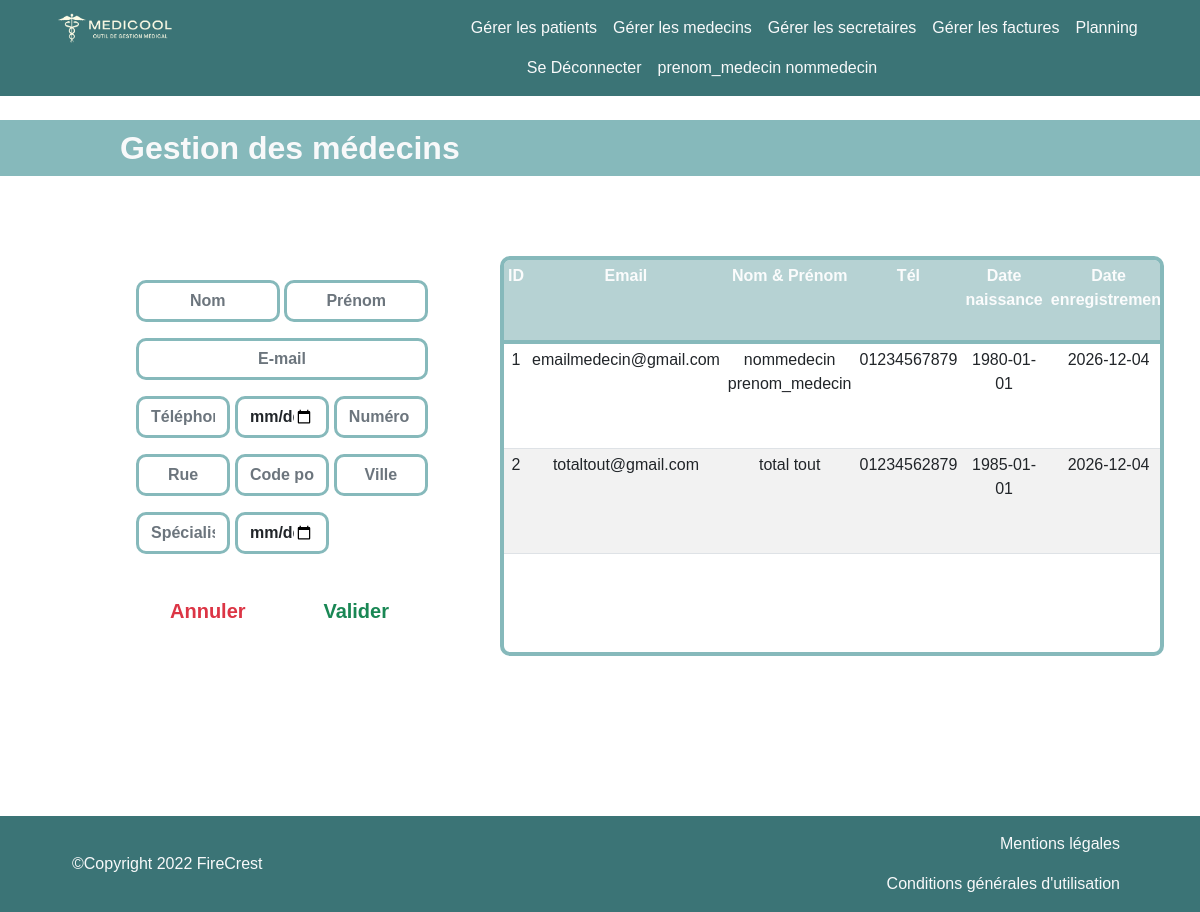
The app's page /site/index.php?page=23 (signed in), older data.
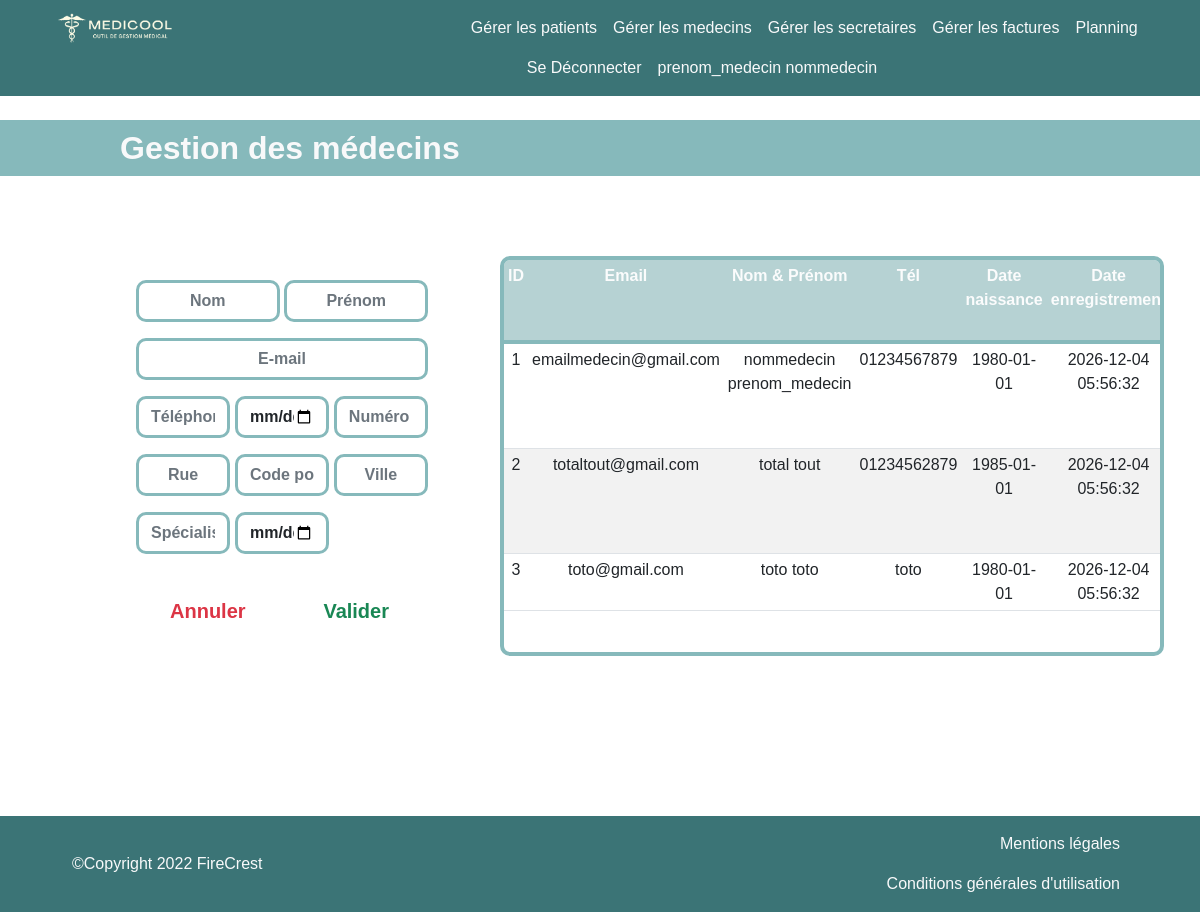
The same page, newer data.
### tables this page shows
create table medecin
(
    id_medecin int(5) not null auto_increment,
	email varchar(255) not null UNIQUE,
	mdp varchar(100) not null,
    nom varchar(50) not null,
    prenom varchar(50) not null,
    tel varchar(50) not null,
    date_naissance varchar(50) not null,
    date_enregistrement varchar(50) not null,
    numrue varchar(50) not null,
    rue varchar(100) not null,
    cp varchar(50) not null,
    ville varchar(100) not null,
    question_1 enum(
        'Nom de votre ecole primaire',
        'Nom de jeune fille de votre mère',
        'Nom de votre premier amour',
        'Nom de votre professeur prefere',
        'Ville de rencontre de vos parents',
        'Nom de votre roman prefere'
    ) not null,
    question_2 enum(
        'Nom de votre ecole primaire',
        'Nom de jeune fille de votre mère',
        'Nom de votre premier amour',
        'Nom de votre professeur prefere',
        'Ville de rencontre de vos parents',
        'Nom de votre roman prefere'
    ) not null,
    reponse_secrete_1 varchar(255) not null,
    reponse_secrete_2 varchar(255) not null,
    blocage enum('unlock','lock') default 'unlock',
    droits enum('utilisateur','developpeur','administrateur','super_administrateur') not null,
    specialisation varchar(150) not null,
    date_depart_cabinet date,
    primary key (id_medecin)
);

### site/controleur/config_bdd.php (called while the page is built)
<?php
if(PHP_OS == 'WINNT')
{
	$serveur ="localhost";
	$bdd = "bdd_medicool";
	$user="root";
	$mdp="";
}elseif(PHP_OS== 'Darwin')
{
	$serveur ="localhost:8889";
	$bdd = "bdd_medicool";
	$user="root";
	$mdp="root";
}elseif(PHP_OS== 'Linux')
{
	$serveur ="localhost";
	$bdd = "bdd_medicool";
	$user="root";
	$mdp="";
}
?>

### site/controleur/controleur.class.php (called while the page is built, shortened)
<?php
	require_once ("modele/modele.class.php");
	class Controleur
	{
		private $unModele;
		public function __construct($serveur,$bdd,$user,$mdp)
		{
			$this->unModele = new Modele ($serveur, $bdd,$user,$mdp);
		}
		public function setTable($uneTable)
		{
			$this->unModele->setTable($uneTable);
		}
		public function selectAll()
		{
			return $this->unModele->selectAll();
		}
	}
?>

### site/modele/modele.class.php (called while the page is built, shortened)
<?php
	class Modele
	{
		private $unPdo, $uneTable ;
		public function __construct ($serveur, $bdd, $user,$mdp)
		{
			$this->unPdo = null;
			try{
				$this->unPdo = new PDO("mysql:host=".$serveur.";dbname=".$bdd,$user,$mdp);
			}
			catch(PDOException $exp)
			{
				echo "Erreur de connexion : ".$exp->getMessage();
			}
		}
		public function setTable($uneTable)
		{
			$this->uneTable = $uneTable;
		}
		public function selectAll()
		{
			$requete="select * from ".$this->uneTable." ; ";
			$select= $this->unPdo->prepare($requete);
			$select->execute();
			return $select->fetchAll();
		}
	}
?>

### site/vue/les_medecins.php (the view, shortened to what this page needs)
<div class="table-responsive" style="height:50vh;border : 4px solid #86B9BB;  border-radius: 10px;">
    <table class="table table-striped table-sm" >
        <tr class="text-center fw-bold text-light" style="background:#86B9BB;opacity : 0.57; border-bottom: 4px solid  #86B9BB; ">
            <td>ID</td>
            <td>Email</td>
            <td>Nom & Prénom</td>
            <td>Tél</td>
            <td>Date naissance </td>
            <td>Date enregistrement</td>
        </tr>
        <?php
        foreach ($LesMedecins as $unMedecin) {
        echo "<tr class='text-center'>
            <td><center>".$unMedecin['id_medecin']."</center></td>
            <td><center>".$unMedecin['email']."</center></td>
            <td><center>".$unMedecin['nom']." ".$unMedecin['prenom']."</center></td>
            <td><center>".$unMedecin['tel']."</center></td>
            <td><center>".$unMedecin['date_naissance']."</center></td>
            <td><center>".$unMedecin['date_enregistrement']."</center></td>
            <td><center>".$unMedecin['numrue']." ".$unMedecin['rue']." <br> ,".$unMedecin['ville']." &nbsp;".$unMedecin['cp']."</center></td>
            <td><center>".$unMedecin['droits']."</center></td>
            <td><center>".$unMedecin['specialisation']."</center></td>
            <td><center>".$unMedecin['date_depart_cabinet']."</center></td>
            <td>
                <a href='index.php?page=21&action=sup&id_medecin=".$unMedecin['id_medecin']."'><img src='img/sup.png' height='30' width='30'></a>
                <a href='index.php?page=21&action=edit&id_medecin=".$unMedecin['id_medecin']."'><img src='img/edit.png' height='30' width='30'></a>
            </td>
        </tr>";
        }
        ?>
    </table>
</div>

### site/index.php (shortened to what this page needs)
<?php
	require_once("controleur/config_bdd.php");
	require_once("controleur/controleur.class.php");
	$unControleur = new Controleur($serveur,$bdd,$user,$mdp);
?>
<!DOCTYPE html>
<html>
<head>
    <link href="https://cdn.jsdelivr.net/npm/bootstrap@5.0.2/dist/css/bootstrap.min.css" rel="stylesheet">
    <link rel="stylesheet" href="js/style.css">
    <link rel="stylesheet" href="js/style_ambrine.css">
	<link rel="stylesheet" href="js/felix.css">
</head>
<body class="">
<?php
	$unControleur->setTable("utilisateur");
	$unControleur->setTable("medecin");
	$lesMedecins = $unControleur->selectAll();
	$unControleur->setTable("patient");
		if(isset($_SESSION['email']) && $_SESSION['estSecretaire'])
		{
			require_once ("header/header_connect_sec.php");
		}else if(isset($_SESSION['email']) && $_SESSION['estMedecin'])
		{
			require_once ("header/header_connect_med.php");
		}else if(isset($_SESSION['email']) && $_SESSION['estPatient']) {
			require_once ("header/header_connect_patient.php");
		}else{
			require_once ("header/header_prospec.php");
		}
		?>
	<center>
		<?php
			if(isset($_GET['page']))
			{
				$page = $_GET['page'];
			}else{
				$page = 0;
			}
    switch ($page) {
	  case 23: require_once("gestion_medecin.php"); break;
    }
		?>
	</center>
<footer class="d-flex flex-wrap align-items-center justify-content-around justify-content-md-around py-2" style="background : #3B7476;">
	<p class="col-md-4 mb-0 text-light" style="padding-left: 6%; white-space: nowrap;" >©Copyright 2022 FireCrest</p>
	<a href="/" class="col-md-4 d-flex align-items-center justify-content-center mb-3 mb-md-0 me-md-auto link-dark text-decoration-none">
	<svg class="bi me-2" width="40" height="32"><use xlink:href="#bootstrap"></use></svg>
	</a>
	<ul class="nav col-md-4 justify-content-end" style="padding-right: 6%; white-space: nowrap;">
	<li class="nav-item"><a href="#" class="nav-link px-2 text-light">Mentions légales</a></li>
	<li class="nav-item"><a href="#" class="nav-link px-2 text-light">Conditions générales d'utilisation</a></li>
	</ul>
</footer>
</body>
</html>

### site/header/header_connect_sec.php
<header class="d-flex flex-wrap align-items-center justify-content-around justify-content-md-around py-2 mb-4 " style="background: #3B7476;">
  <a href="index.php?page=0" class="d-flex align-items-center col-md-3 mb-2 mb-md-0 text-dark text-decoration-none" >
    <img src="img/logo.png" class="bi me-2 img" style="width: 10vw;" role="img" alt="">
  </a>
  <ul class="nav col-12 col-md-auto mb-2 justify-content-center mb-md-0">
    <li><a href="index.php?page=19" class="nav-link px-2 link-light">Gérer les patients</a></li>
    <li><a href="index.php?page=23" class="nav-link px-2 link-light">Gérer les medecins</a></li>
    <li><a href="index.php?page=24" class="nav-link px-2 link-light">Gérer les secretaires</a></li>
    <li><a href="index.php?page=17" class="nav-link px-2 link-light">Gérer les factures</a></li>
    <li><a href="index.php?page=3" class="nav-link px-2 link-light">Planning</a></li>
  </ul>
  <ul class="nav col-12 col-md-auto mb-2 justify-content-end mb-md-0" style="padding-left: 17%;">
  <?php
    if(!isset($_SESSION['email']))
    {
      echo'<li><a href="index.php?page=15" class="nav-link px-2 link-light">Se Connecter</a></li>
      <li><a class="px-2 text-light align-item-center"> NOM PRENOM </a></li>';
    }else{
      echo'<li><a href="index.php?page=100" class="nav-link px-2 link-light">Se Déconnecter</a></li>
      <li><a class="nav-link px-2 link-light"> '.$_SESSION['prenom'].' '.$_SESSION['nom'].' </a></li>';
    }
  ?>
  </ul>
</header>

### site/gestion_medecin.php (shortened to what this page needs)
<div style="display: flex; flex-direction: column; height: 87vh;">
    <h2 class="d-flex align-items-center text-light fw-bold text-start" style="padding-left : 10%;background: #86B9BB; height:7vh" >Gestion des médecins </h2>
        <div class="d-flex justifiy-content-center" style="padding-top:6%">
            <div class="col-1"></div>
            <div class="col-4" style="padding-right:3%;">
<?php
$LeMedecin=NULL;
$unControleur->setTable("medecin");
require_once("vue/insert_medecin.php");
$unControleur->setTable("medecin");
$LesMedecins = $unControleur->selectAll();
require_once ("vue/les_medecins.php");
?>
	</div>
</div>

### site/vue/insert_medecin.php
<form method="post" action="">
    <div class="container" >
        <div class="col p-4 d-flex flex-column position-static">
        <div class="row g-3">
            <div class="col-6">
                <input type="text" name="nom" placeholder="Nom" class="inscricase form-control text-center fw-bold"
                style="border:3px solid #86B9BB" value="<?php if ($LeMedecin!=NULL) echo $LeMedecin['nom']; ?>">
            </div>
            <div class="col-6">
                <input type="text" name="prenom" placeholder="Prénom" class="inscricase form-control text-center fw-bold"
                style="border:3px solid #86B9BB" value="<?php if ($LeMedecin!=NULL) echo $LeMedecin['prenom']; ?>">
            </div>
            <div class="col-12">
                <input type="text" name="email" placeholder="E-mail" class="inscricase form-control text-center fw-bold"
                style="border:3px solid #86B9BB" value="<?php if ($LeMedecin!=NULL) echo $LeMedecin['email']; ?>">
            </div>
            <div class="col-4">
                <input type="text" name="tel" placeholder="Téléphone" class="inscricase form-control text-center fw-bold"
                style="border:3px solid #86B9BB" value="<?php if ($LeMedecin!=NULL) echo $LeMedecin['tel']; ?>">
            </div>
            <div class="col-4">
                <input type="date" name="date_naissance" placeholder="Date de naissance" class="inscricase form-control text-center fw-bold"
                style="border:3px solid #86B9BB" value="<?php if ($LeMedecin!=NULL) echo $LeMedecin['date_naissance']; ?>">
            </div>
            <div class="col-4">
                <input type="text" name="numrue" placeholder="Numéro de rue" class="inscricase form-control text-center fw-bold"
                style="border:3px solid #86B9BB" value="<?php if ($LeMedecin!=NULL) echo $LeMedecin['numrue']; ?>">
            </div>
            <div class="col-4">
                <input type="text" name="rue" placeholder="Rue" class="inscricase form-control text-center fw-bold"
                style="border:3px solid #86B9BB" value="<?php if ($LeMedecin!=NULL) echo $LeMedecin['rue']; ?>">
            </div>
            <div class="col-4">
                <input type="text" name="cp" placeholder="Code postal" class="inscricase form-control text-center fw-bold"
                style="border:3px solid #86B9BB" value="<?php if ($LeMedecin!=NULL) echo $LeMedecin['cp']; ?>">
            </div>
            <div class="col-4">
                <input type="text" name="ville" placeholder="Ville" class="inscricase form-control text-center fw-bold"
                style="border:3px solid #86B9BB" value="<?php if ($LeMedecin!=NULL) echo $LeMedecin['ville']; ?>">
            </div>
            <div class="col-4">
                <input type="text" name="specialisation" placeholder="Spécialisation" class="inscricase form-control text-center fw-bold"
                style="border:3px solid #86B9BB" value="<?php if ($LeMedecin!=NULL) echo $LeMedecin['specialisation']; ?>">
            </div>
            <div class="col-4">
                <input type="date" name="date_depart_cabinet" placeholder="Date de départ" class="inscricase form-control text-center fw-bold"
                style="border:3px solid #86B9BB" value="<?php if ($LeMedecin!=NULL) echo $LeMedecin['date_depart_cabinet']; ?>">
            </div>
            <div class="col-6" style="padding-top: 6%">
                <input class="btn btn-outline-danger btn-lg w-75 fw-bold" type="reset" name="Annuler" value="Annuler" >
            </div>
            <div class="col-6" style="padding-top: 6%">
                <input class="btn btn-outline-success btn-lg w-75 fw-bold" type="submit"
                <?php if($LeMedecin!=NULL) echo 'name ="Modifier" value ="Modifier" '; else echo 'name="Valider" value ="Valider"'; ?>>
            </div>
        </div>
    </div>
    </div>
</form>
</div>
	<div class="col-7" style="padding-right:3%;">

### site/js/style.css (style rules this page uses)
body { max-height: 100vh; font-family: Arial, Helvetica, sans-serif; margin: 0; }
.img { border-radius: 5px; }
.row { --bs-gutter-x: 0.3rem; }
.btn { border-radius: 50px; }
.btn { border : 0; }

### site/js/felix.css (style rules this page uses)
.inscricase { border-radius: 10px; border-color: #d74e09; border-width: 0.1em; }

Row changes from the older to the newer data that the page shows:
changed medecin "emailmedecin@gmail.com": date_enregistrement "2026-12-04" → "2026-12-04 05:56:32"
changed medecin "totaltout@gmail.com": date_enregistrement "2026-12-04" → "2026-12-04 05:56:32"
added medecin: id_medecin "3", email "toto@gmail.com", nom "toto", prenom "toto", tel "toto", date_naissance "1980-01-01", date_enregistrement "2026-12-04 05:56:32"
